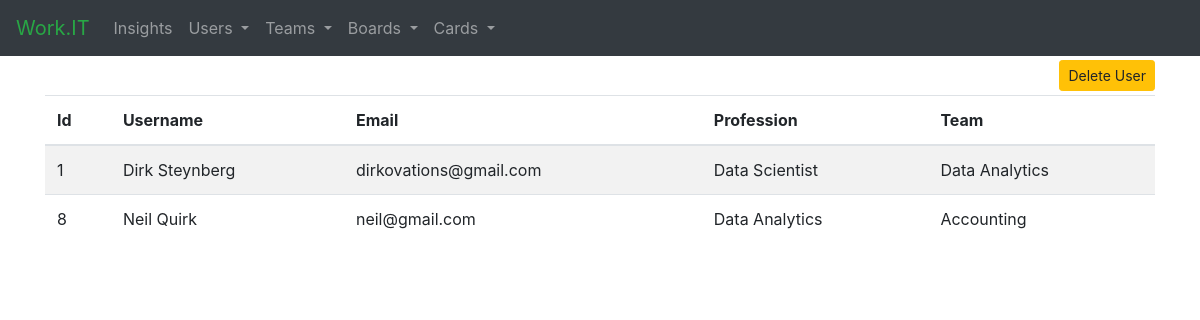
The app's page /user_list with its own data.
### tables this page shows
CREATE TABLE user(id INTEGER PRIMARY KEY AUTOINCREMENT,name TEXT,email TEXT,title TEXT,card TEXT,team TEXT,profile BLOB);

### app.py (the view)
@app.route('/user_list')
def user_list():
    users = get_users()
    teams = get_teams()
    return render_template('user_list.html', users=users, teams=teams)

### scripts.py (called while the page is built)
def get_teams():
    con_teams = sqlite3.connect("database.db")
    con_teams.row_factory = sqlite3.Row
    cur = con_teams.cursor()
    cur.execute("SELECT * FROM team")
    teams = cur.fetchall()
    con_teams.close()
    return teams

def get_users():
    con_users = sqlite3.connect("database.db")
    con_users.row_factory = sqlite3.Row
    cur = con_users.cursor()
    cur.execute("SELECT * FROM user")
    users = cur.fetchall()
    con_users.close()
    return users

### templates/user_list.html (shortened to what this page needs)
{% extends "base.html" %}
{% block head %}
    {{ super() }}
{% endblock %}
{% block content %}
    <div class="text-right mt-1 mb-1">
        <button type="button" class="btn btn-warning btn-sm" data-toggle="modal" data-target="#delete-user">
            Delete User
        </button>
    </div>
    <table class="table table-striped" id="name-list">
        <thead>
        <tr>
            <th>Id</th>
            <th>Username</th>
            <th>Email</th>
            <th>Profession</th>
            <th>Team</th>
        </tr>
        </thead>
        <tbody>
        {% for user in users %}
            <tr>
                <td>{{ user['id'] }}</td>
                <td>{{ user['name'] }}</td>
                <td>{{ user['email'] }}</td>
                <td>{{ user['title'] }}</td>
                <td>{{ user['team'] }}</td>
            </tr>
        {% endfor %}
        </tbody>
    </table>
{% endblock %}

### records on screen
user: id "1", name "Dirk Steynberg", email "dirkovations@gmail.com", title "Data Scientist", team "Data Analytics"
user: id "8", name "Neil Quirk", email "neil@gmail.com", title "Data Analytics", team "Accounting"
